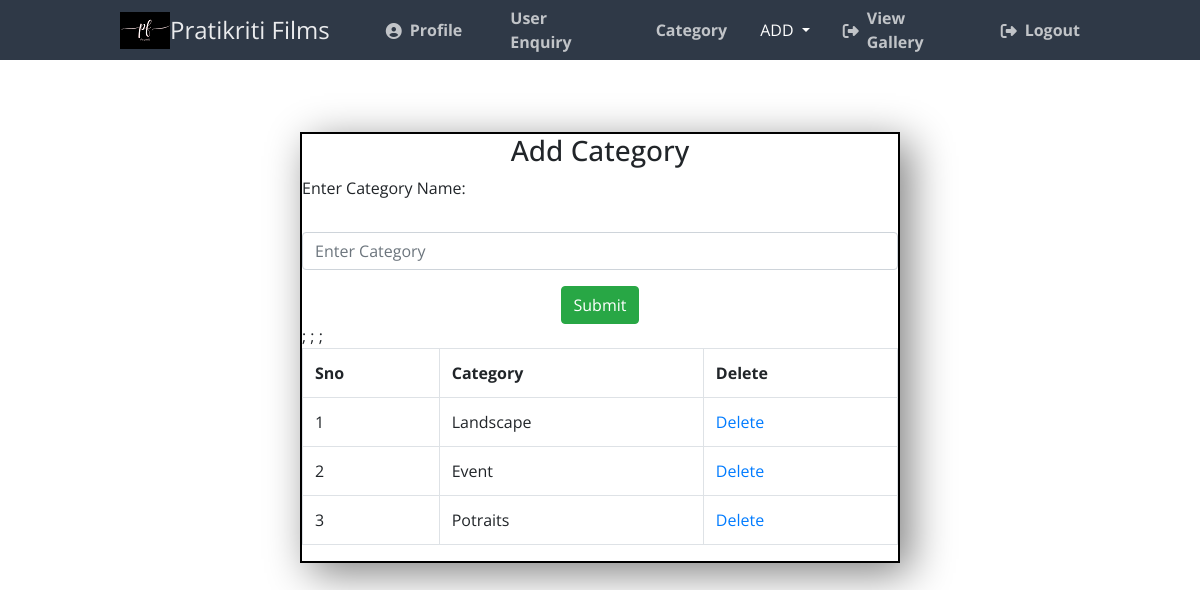
Screenshot of /admin/category.php with the database file from the repository.
### tables this page shows
CREATE TABLE `cat` (
  `id` int(50) NOT NULL,
  `category` varchar(100) NOT NULL
);

### admin/category.php (the view, shortened to what this page needs)
<!DOCTYPE html>
<html lang="en">
<head>
    <link rel="stylesheet" href="https://cdn.jsdelivr.net/npm/bootstrap@4.6.2/dist/css/bootstrap.min.css">
    <link rel="stylesheet" href="stylel.css">
	<link href="sttyle.css" rel="stylesheet" type="text/css">
	<link rel="stylesheet" href="https://cdnjs.cloudflare.com/ajax/libs/font-awesome/6.2.0/css/all.min.css"
>
	<link rel="stylesheet" href="https://cdn.jsdelivr.net/npm/bootstrap@4.6.2/dist/css/bootstrap.min.css">
</head>
<body>
<nav class="navtop">
        <div>
        <a class="navbar-brand" href="home.php"><img src="logo.png" alt="">
   				<h1>Pratikriti Films</h1></a>
            <a href="profile.php"><i class="fas fa-user-circle"></i>Profile</a>
            <a href="contactuser.php"><i class="User Enquiry"></i>User Enquiry</a>
            <a href="category.php"><i class="category"></i>Category</a>
                <button class="btn btn- dropdown-toggle" type="button" data-toggle="dropdown" style="color:white">ADD
                    <span class="caret"></span></button>
            <a href="viewgallery.php"><i class="fas fa-sign-out-alt"></i>View Gallery</a>
            <a href="logout.php"><i class="fas fa-sign-out-alt"></i>Logout</a>
        </div>
    </nav>
    <br>
    <br>
    <br>
    <div style='border:2px solid black;box-shadow:10px 10px 40px grey;height:auto;' class="w-50 m-auto">
        <form action="catuser.php" method="post">
            <h3 align='center'>Add Category</h3>
            <div class="form-group">
                <label>Enter Category Name:</label>
                <br/><Br/>
                <input type="text" placeholder="Enter Category" name="category" autocomplete="off" class="form-control">
            </div>
            <div class="form-group">
    <center>          <button type="submit" class="btn btn-success">Submit</button></center>
            <?php
            $con = mysqli_connect('localhost','root',"","backk");
                    $r=mysqli_query($con,"select * from cat order by id desc");
                    echo "<table class='table table-bordered'>
                    <tr><Th>Sno</th><th>Category</th><th>Delete</th></tr>";
                    $sno=1;
                    while($row=mysqli_fetch_array($r))
                    {
                            echo "<tr><Td>",$sno++,"</td>";
                        echo "<Td>",$row[1],"</td>
                        <td><a href='delete.php?a=$row[0]'>Delete</a></td>;
                        </tr>";
                    }
?>
</table>
</div>

### admin/stylel.css (style rules this page uses)
* { padding: 0; margin: 0; font-family: 'Open Sans', sans-serif; }

### admin/sttyle.css (style rules this page uses)
.navtop { background-color: #2f3947; height: 60px; width: 100%; border: 0; }
.navtop div { display: flex; margin: 0 auto; width: 1000px; height: 100%; }
.navtop div h1, .navtop div a { display: inline-flex; align-items: center; }
.navtop div h1 { flex: 1; font-size: 24px; padding: 0; margin: 0; color: #eaebed; font-weight: normal; }
.navtop div a { padding: 0 20px; text-decoration: none; color: #c1c4c8; font-weight: bold; }
.navtop div a i { padding: 2px 8px 0 0; }

### rows the page displays
cat: category "Landscape"
cat: category "Event"
cat: category "Potraits"
